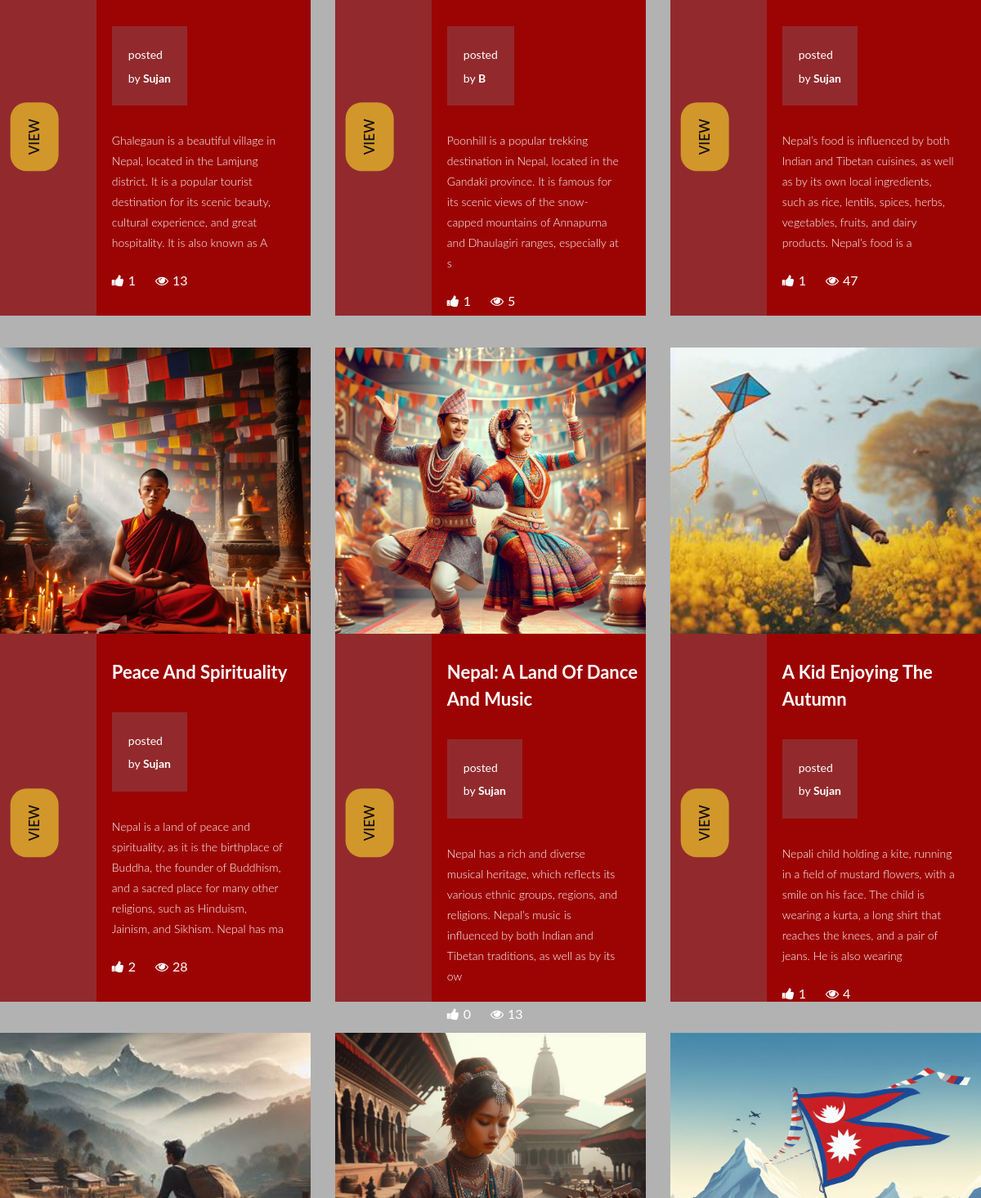
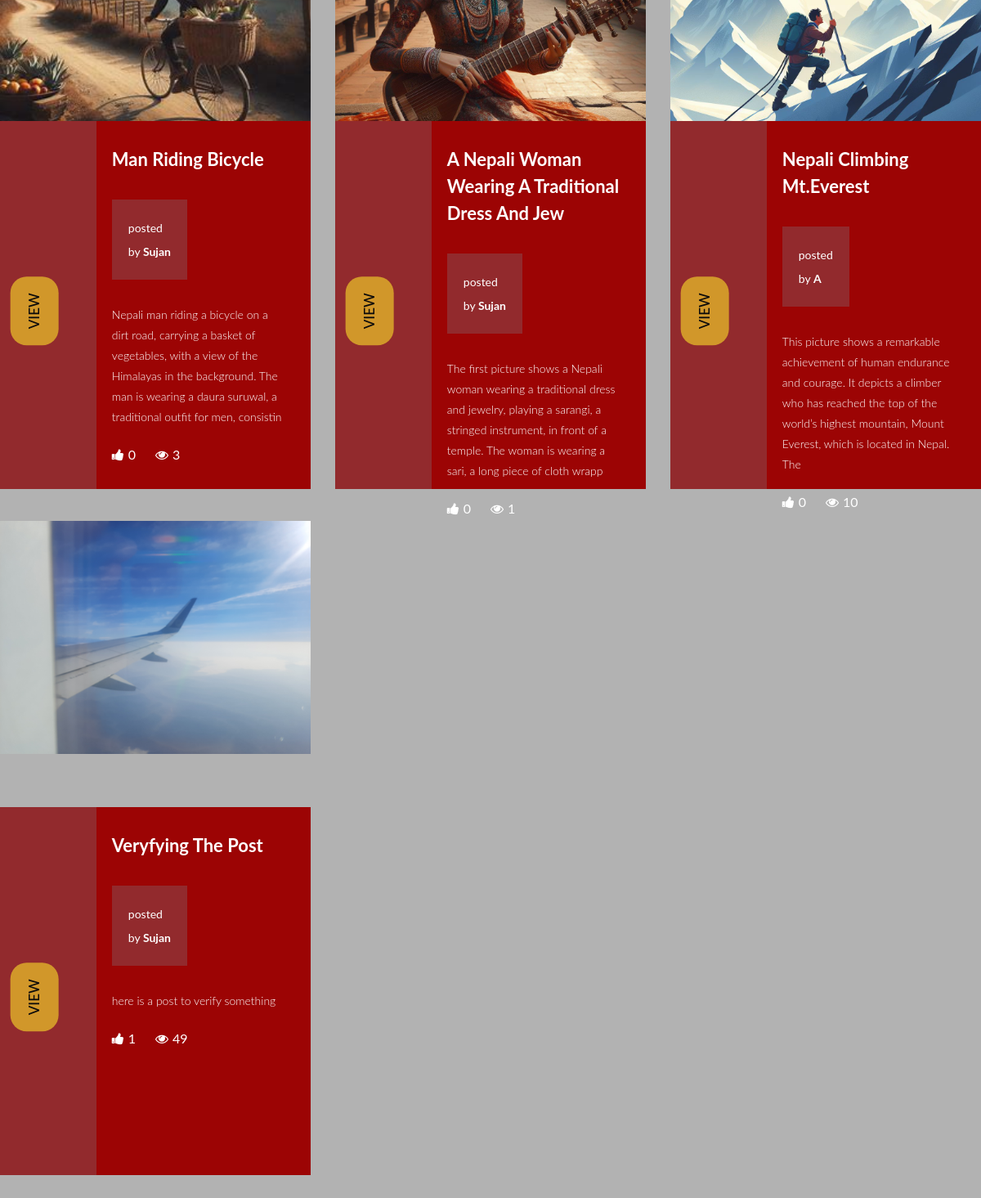
The page /listofpost/ (lower part) on the database as committed earlier (2 pictures, top to bottom).
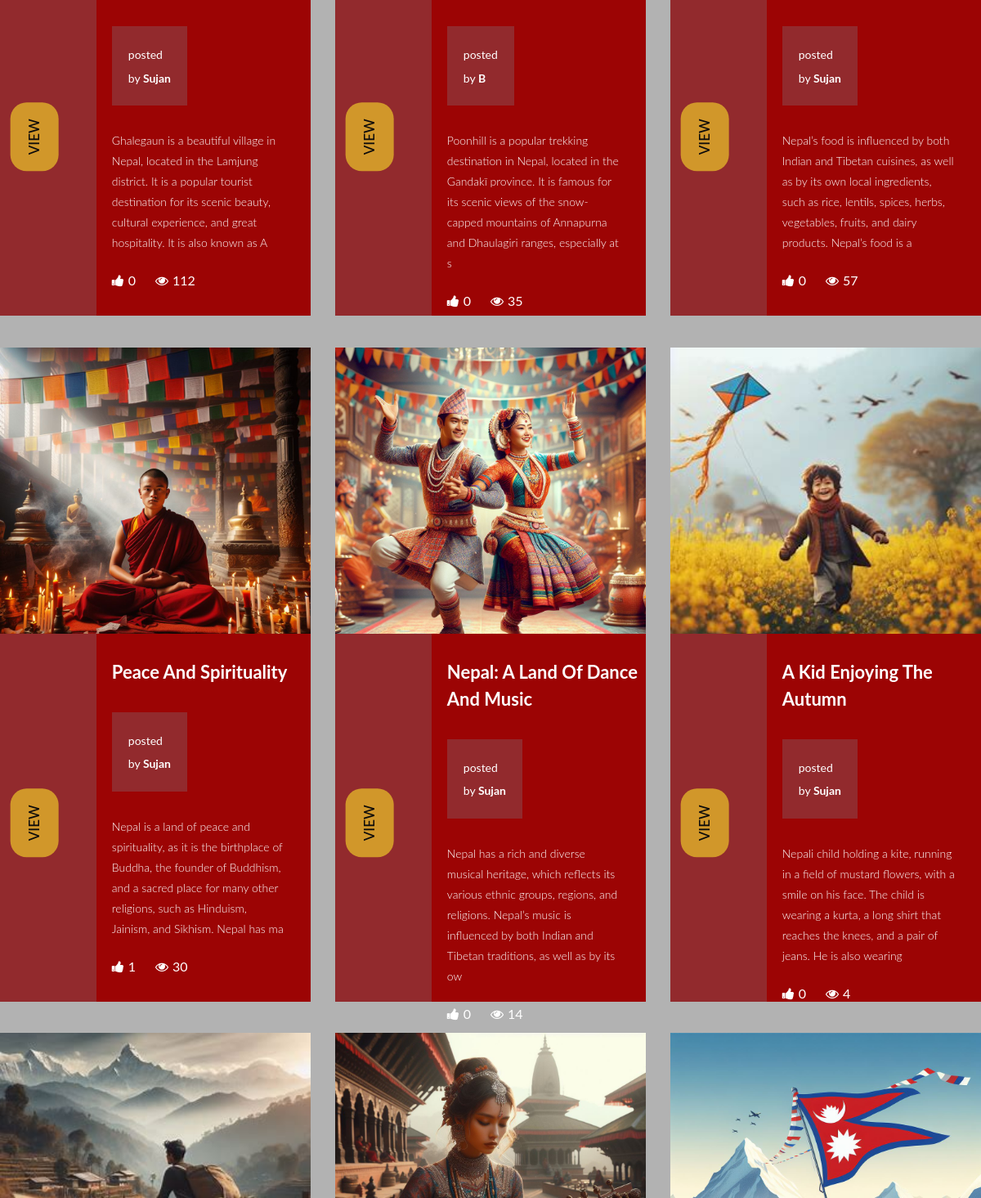
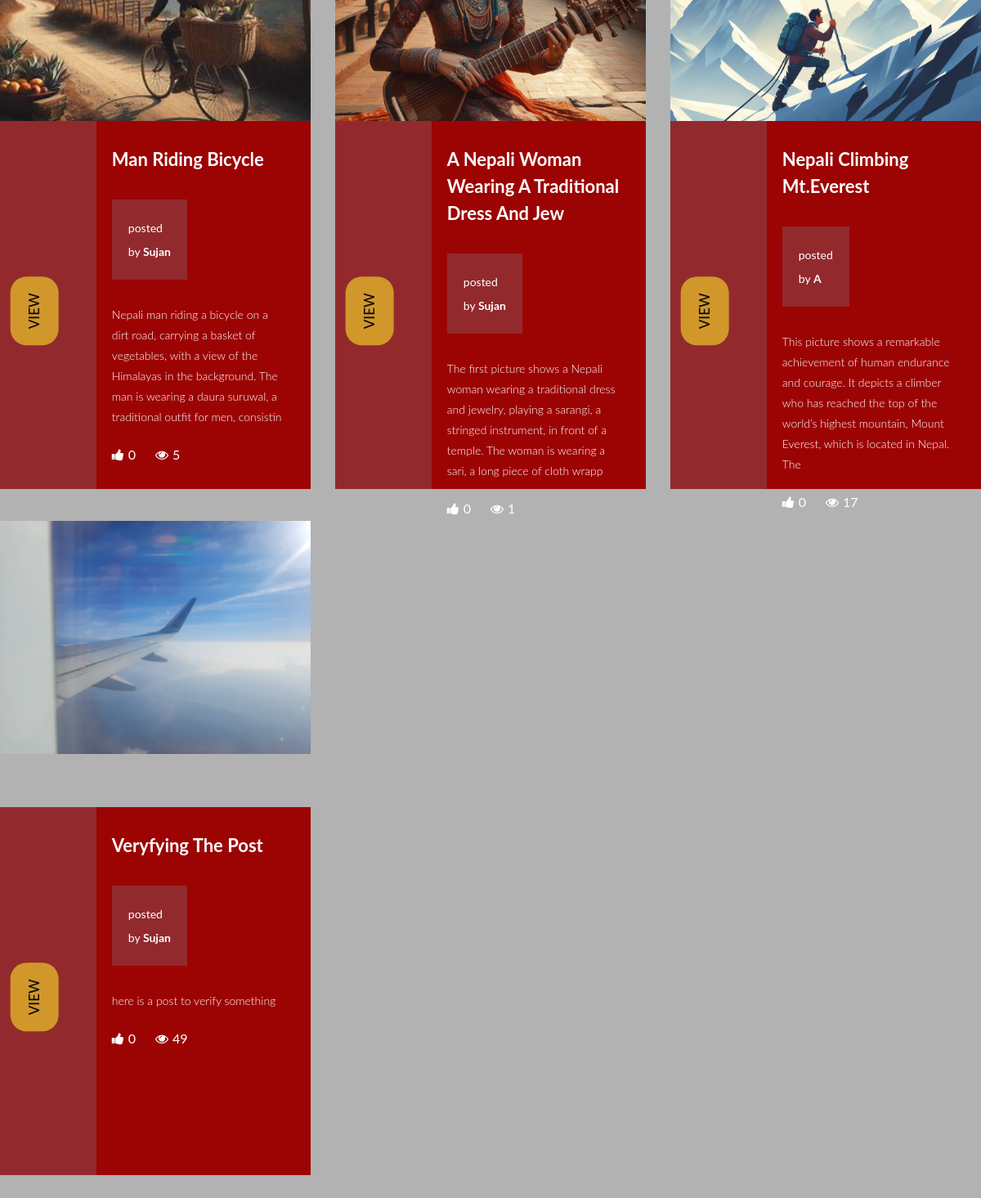
The same page on the database as committed later (2 pictures, top to bottom).
### Nepa_application/models.py (models this page shows, shortened)
class Topic(models.Model):
    title = models.CharField(max_length=100)
    long_description = models.TextField()
    category = models.ManyToManyField("Category", related_name='topics')
    province = models.ForeignKey(province, on_delete=models.CASCADE, related_name='topics')
    post_date = models.DateTimeField(default=timezone.now)
    is_verified = models.BooleanField(default=False)
    author = models.CharField(max_length=100, default="Anonymous")
    likes = models.ManyToManyField(User, related_name='topic', blank=True)
    report = models.IntegerField(User, default=0)
    commentCount = models.IntegerField(default=0, null=True, blank=True)
    views = models.IntegerField(default=0)
    class Meta:
        ordering = ['-post_date']
    def total_likes(self):
        return self.likes.count()

### Nepa_application/views.py (the view)
# urls.py: path('listofpost/', views.listofpost, name='listofpost'),
def listofpost(request):
    posts = models.Topic.objects.prefetch_related('t_image_set').all()
    user = request.user.username
    context = {
        "posts": posts,
        "user": user,
        }
    return render(request, 'listofpost.html', context)

### templates/listofpost.html (shortened to what this page needs)
{%load static%}
<!DOCTYPE html>
<html lang="en">
 <head>
   <link rel="stylesheet" type="text/css" href="{% static 'assets/css/bootstrap.min.css' %}">
   <link rel="stylesheet" type="text/css" href="{% static 'assets/css/font-awesome.css' %}">
   <link rel="stylesheet" type="text/css" href="{% static 'assets/css/owl-carousel.css' %}">
   <link rel="stylesheet" href="{% static 'assets/css/tooplate-artxibition.css' %}">
   <link rel="stylesheet" href="{% static 'assets/css/style.css' %}">
   <link href="{% static 'assets/css/main.css' %}" rel="stylesheet" />
   </head>
   <body>
<div class="row">
 {% for post in posts %}
 {% if post.is_verified %}
 <div class="col-lg-4">
   <div class="venue-item" style="margin-bottom: 30px;">
     {% for image in post.t_image_set.all %}
     <div class="thumb" style="object-fit: cover; height: 350px;">
       <img src="{{ image.image.url }}" alt="{{post.title}}" />
     </div>
     {% endfor %}
     <div class="down-content"style="height: 450px;">
       <div class="left-content">
         <div class="main-white-button">
           <a href="{% url 'detailed_view' post.id %}">VIEW</a>
         </div>
       </div>
       <div class="right-content" style="height: 350px;">
         <h4>{{ post.title.title| slice:50 }}</h4>
         <div class="price">
           <span>posted<br>by <b> {{post.author.title}}</b></span>
       </div>
         <p style="margin-top: 0px;">{{ post.long_description | slice:"200" }}</p>
         <ul>
           <li><i class="fa fa-thumbs-up"></i>{{post.total_likes}}</li>
           <li><i class="fa fa-eye"></i>{{post.views}}</li>
         </ul>
       </div>
     </div>
   </div>
 </div>
 {% endif %}
 {% endfor %}
</div>

Rows that differ between the two databases and show on the page:
changed Topic (number 1 of 10 on the later page): total_likes "1" → "0"; views "13" → "112"
changed Topic (number 2 of 10 on the later page): total_likes "1" → "0"; views "5" → "35"
changed Topic (number 3 of 10 on the later page): total_likes "1" → "0"; views "47" → "57"
changed Topic "Peace And Spirituality": total_likes "2" → "1"; views "28" → "30"
changed Topic "Nepal: A Land Of Dance And Music": views "13" → "14"
computed for Topic "A Kid Enjoying The Autumn": total_likes "1" → "0"
changed Topic "Man Riding Bicycle": views "3" → "5"
changed Topic "Nepali Climbing Mt.Everest": views "10" → "17"
computed for Topic "Veryfying The Post": total_likes "1" → "0"
